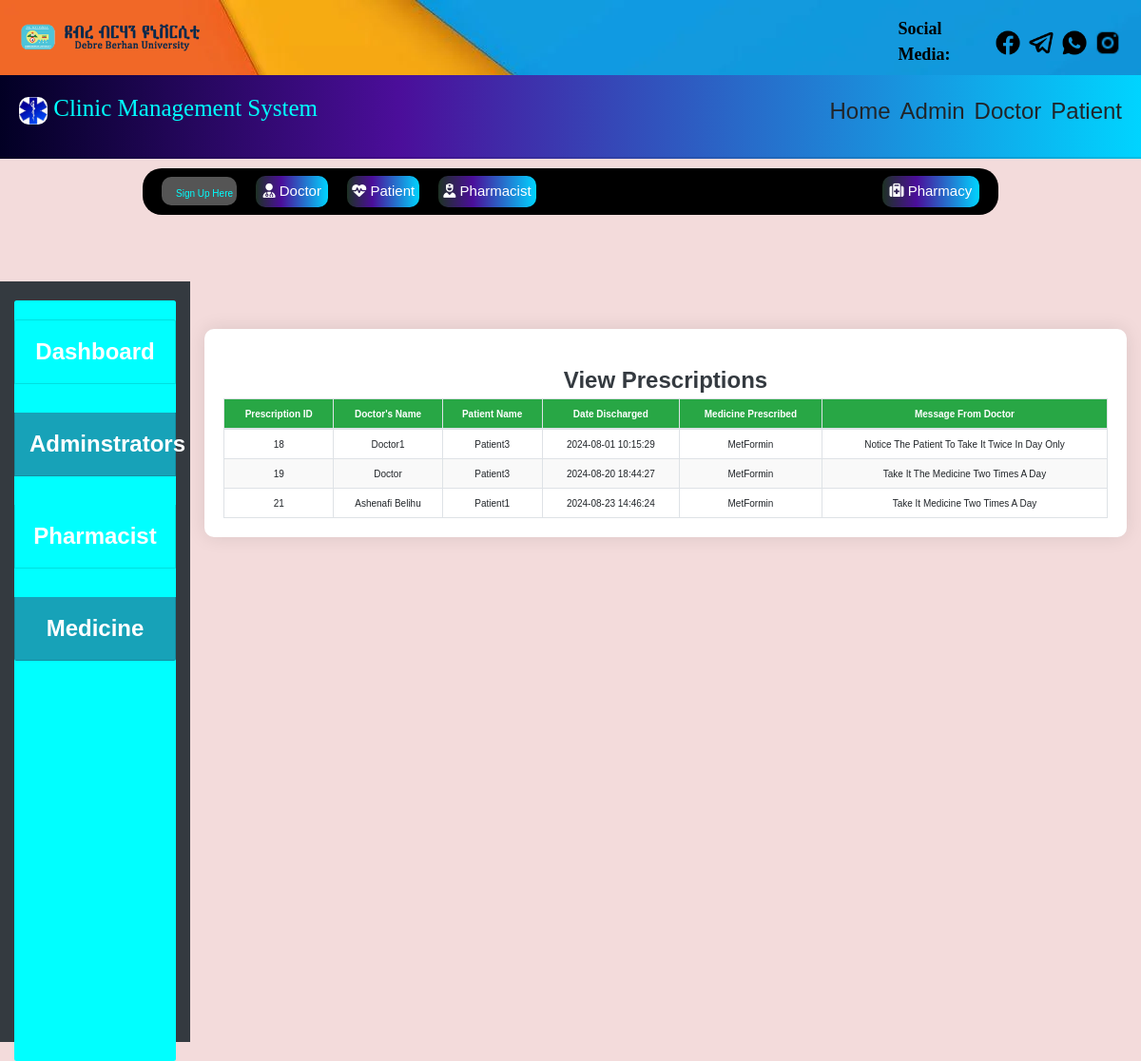
Page /pharmacy/vprescription.php on the committed database.
### tables this page shows
CREATE TABLE `income` (
  `id` int(100) NOT NULL,
  `doctor` varchar(100) NOT NULL,
  `patient` varchar(100) NOT NULL,
  `date_discharge` varchar(100) NOT NULL,
  `amount_paid` varchar(100) NOT NULL,
  `description` varchar(100) NOT NULL,
  `date_check` varchar(100) NOT NULL,
  `advice` varchar(100) NOT NULL,
  `med_pre` varchar(100) NOT NULL,
  `message` varchar(100) NOT NULL
);

### pharmacy/vprescription.php (the view, shortened to what this page needs)
<!DOCTYPE html>
<html lang="en">
<head>
    <link rel="stylesheet" href="https://cdn.jsdelivr.net/npm/bootstrap@4.6.2/dist/css/bootstrap.min.css">
    <link rel="stylesheet" href="https://cdn.jsdelivr.net/npm/@fortawesome/fontawesome-free@6.4.2/css/all.min.css">
</head>
<body>
    <?php
    include("../include/header.php");
    include("../include/connection.php");
    ?>
    <div class="container-fluid">
        <div class="row">
            <div class="col-md-2 sidenav">
                <?php include("sidenav.php"); ?>
            </div>
            <div class="col-md-10">
                <div class="table-container">
                    <h5 class="text-center">View Prescriptions</h5>
                    <table class="table table-bordered table-hover">
                        <thead>
                            <tr>
                                <th>Prescription ID</th>
                                <th>Doctor's Name</th>
                                <th>Patient Name</th>
                                <th>Date Discharged</th>
                                <th>Medicine Prescribed</th>
                                <th>Message from Doctor</th>
                            </tr>
                        </thead>
                        <tbody>
                        <?php
                        $sql = "SELECT * FROM income";
                        $result = mysqli_query($conn, $sql);
                        if (mysqli_num_rows($result) > 0) {
                            while ($row = mysqli_fetch_assoc($result)) {
                                echo "<tr>";
                                echo "<td>{$row['id']}</td>";
                                echo "<td>{$row['doctor']}</td>";
                                echo "<td>{$row['patient']}</td>";
                                echo "<td>{$row['date_discharge']}</td>";
                                echo "<td>{$row['med_pre']}</td>";
                                echo "<td>{$row['message']}</td>";
                                echo "</tr>";
                            }
                        }
                        ?>
                        </tbody>
                    </table>
                </div>
            </div>
        </div>
    </div>
</body>
</html>

### style.css (style rules this page uses)
:root { --darkblue: #001861; --nav: #63d1fc; --black: #333; --white: #fff; --light-grey: #DCDCDC; --light-color: #666; --light-bg: #eee; --border: .2rem solid rgba(0, 0, 0, .1); --box-shadow: 0 .5rem 1rem rgba(0, 0, 0, .1); }
*, *::before, *::after { margin: 0; padding: 0; box-sizing: border-box; outline: none; border: none; text-decoration: none !important; text-transform: capitalize; }
html { font-size: 62.5%; overflow-x: hidden; scroll-behavior: smooth; scroll-padding-top: 6.5rem; }
body { font-family: Arial, sans-serif; }

### pharmacy/vprescription.php (style rules this page uses)
body { background-color: #f5f5f5; font-family: 'Poppins', sans-serif; }
.table-container { margin: 50px auto; padding: 20px; background: #fff; border-radius: 10px; box-shadow: 0px 0px 20px rgba(0, 0, 0, 0.1); }
.table { margin-bottom: 0; }
.table thead th { background-color: #28a745; color: #fff; text-align: center; vertical-align: middle; }
.table tbody td { text-align: center; vertical-align: middle; }
.table tbody tr:nth-child(even) { background-color: #f9f9f9; }
.text-center { margin-top: 20px; font-size: 24px; font-weight: 600; color: #343a40; }
.sidenav { background-color: #343a40; height: 100vh; padding-top: 20px; }

### include/header.php (style rules this page uses)
* { padding: 0; margin: 0; box-sizing: border-box; }
body { background: #f3dbdb; }

### rows in the picture
income: id "18", doctor "Doctor1", patient "Patient3", date_discharge "2024-08-01 10:15:29", med_pre "MetFormin", message "Notice The Patient To Take It Twice In Day Only"
income: id "19", doctor "Doctor", patient "Patient3", date_discharge "2024-08-20 18:44:27", med_pre "MetFormin", message "Take It The Medicine Two Times A Day"
income: id "21", doctor "Ashenafi Belihu", patient "Patient1", date_discharge "2024-08-23 14:46:24", med_pre "MetFormin", message "Take It Medicine Two Times A Day"
